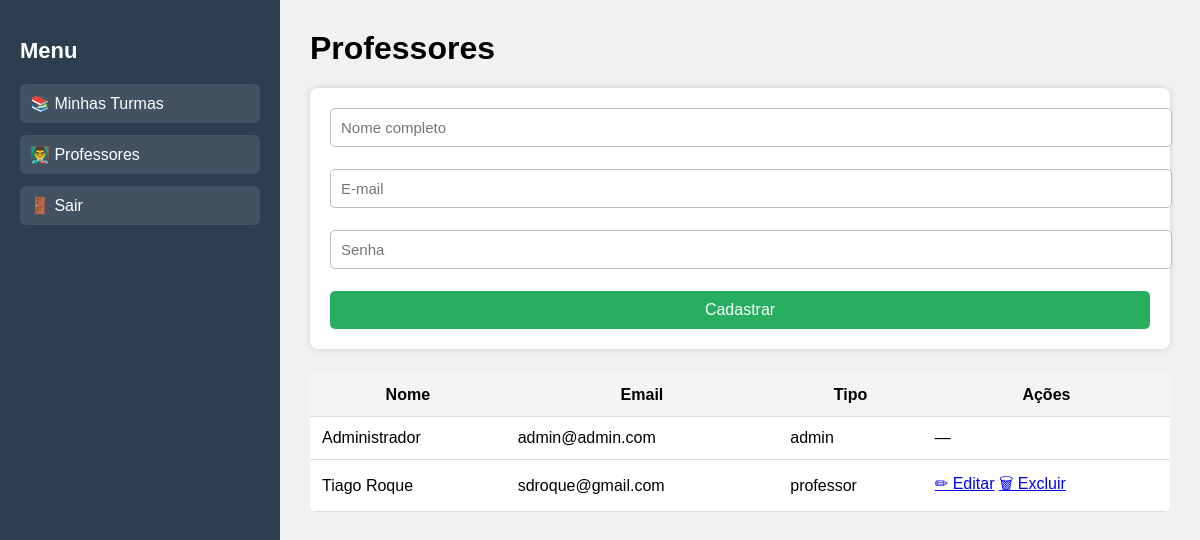
The page /professores (signed in) on the database its author committed.
### tables this page shows
CREATE TABLE usuarios (
    id INTEGER PRIMARY KEY AUTOINCREMENT,
    nome TEXT NOT NULL,
    email TEXT UNIQUE NOT NULL,
    senha TEXT NOT NULL,
    tipo TEXT DEFAULT 'professor'
);

### app.py (the view)
@app.route('/professores')
def listar_professores():
    if session.get('tipo') != 'admin':
        return redirect('/')
    db = get_db()
    lista = db.execute("SELECT * FROM usuarios").fetchall()
    return render_template(
        'professores.html',
        professores=lista
    )

### app.py (called while the page is built)
def get_db():
    if "db" not in g:
        g.db = sqlite3.connect(DATABASE)
        g.db.row_factory = sqlite3.Row
    return g.db

### templates/professores.html (shortened to what this page needs)
<!DOCTYPE html>
<html lang="pt-BR">
<head>
    <link rel="stylesheet" href="/static/styles.css">
</head>
<body>
<div class="layout">
    <aside class="sidebar">
        <h2>Menu</h2>
        <ul>
            <li><a href="/turmas">📚 Minhas Turmas</a></li>
            <li><a href="/professores">👨‍🏫 Professores</a></li>
            <li><a href="/logout">🚪 Sair</a></li>
        </ul>
    </aside>
    <main>
        <h1>Professores</h1>
        <form class="card" action="/professores/criar" method="POST">
            <input type="text" name="nome" placeholder="Nome completo" required>
            <input type="email" name="email" placeholder="E-mail" required>
            <input type="password" name="senha" placeholder="Senha" required>
            <button class="btn-primary">Cadastrar</button>
        </form>
        <table class="data-table">
            <tr>
                <th>Nome</th>
                <th>Email</th>
                <th>Tipo</th>
                <th>Ações</th>
            </tr>
            {% for p in professores %}
            <tr>
                <td>{{ p.nome }}</td>
                <td>{{ p.email }}</td>
                <td>{{ p.tipo }}</td>
                <td>
                    {% if p.tipo != 'admin' %}
                    <a href="/professores/editar/{{ p.id }}">✏ Editar</a>
                    <a href="/professores/excluir/{{ p.id }}">🗑 Excluir</a>
                    {% else %}
                    —
                    {% endif %}
                </td>
            </tr>
            {% endfor %}
        </table>
    </main>
</div>
</body>
</html>

### static/styles.css (style rules this page uses)
body { margin: 0; padding: 0; font-family: Arial, sans-serif; background: #f1f1f1; }
.layout { display: flex; min-height: 100vh; }
.sidebar { width: 240px; background: #2c3e50; color: white; padding: 20px; flex-shrink: 0; }
.sidebar h2 { font-size: 22px; margin-bottom: 20px; }
.sidebar ul { list-style: none; padding: 0; }
.sidebar ul li { margin: 12px 0; }
.sidebar ul li a { text-decoration: none; color: white; padding: 10px; display: block; background: rgba(255,255,255,0.1); border-radius: 6px; }
main { padding: 30px; width: 100%; }
h1 { margin-top: 0; }
.card { background: white; padding: 20px; border-radius: 8px; box-shadow: 0px 0px 6px rgba(0,0,0,0.15); margin-bottom: 25px; }
.btn-primary { background: #27ae60; color: white; border: none; padding: 10px 18px; font-size: 16px; border-radius: 5px; cursor: pointer; }
.data-table { width: 100%; border-collapse: collapse; background: white; border-radius: 6px; overflow: hidden; }
.data-table th, .data-table td { padding: 12px; border-bottom: 1px solid #ddd; }
.data-table th { background: #f4f4f4; }
input[type="text"], input[type="email"], input[type="password"], input[type="number"], input[type="date"] { width: 100%; padding: 10px; font-size: 15px; border-radius: 5px; border: 1px solid #bbb; margin-bottom: 12px; }
form { display: flex; flex-direction: column; gap: 10px; }

### rows shown on the page
usuarios: nome "Administrador", email "admin@admin.com", tipo "admin"
usuarios: nome "Tiago Roque", email "sdroque@gmail.com", tipo "professor"
